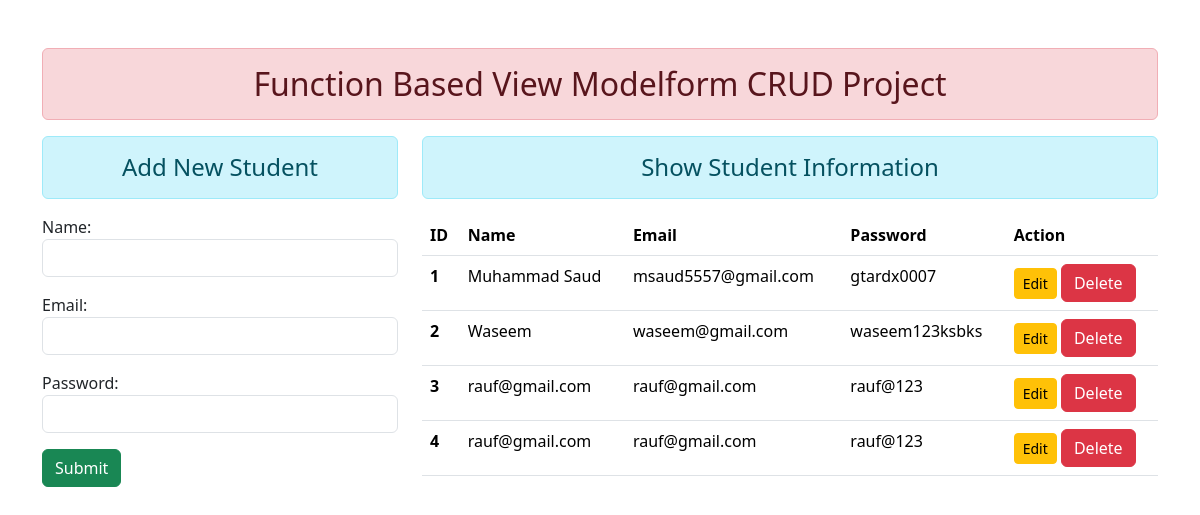
The page / on the database its author committed.
### enroll/models.py (models this page shows)
class User(models.Model):
    name=models.CharField(max_length=100)
    email=models.EmailField(max_length=100)
    password=models.CharField(max_length=70)

### enroll/views.py (the view)
# urls.py: path('',views.add_show,name="addandshow"),
def add_show(request):
    if request.method == 'POST':
        fm=StudentRegistraion(request.POST)
        if fm.is_valid():
            nm=fm.cleaned_data['name']
            em=fm.cleaned_data['email']
            ps=fm.cleaned_data['password']
            reg=User(name=em,email=em,password=ps)
            reg.save()
            fm=StudentRegistraion()
    else:
        fm=StudentRegistraion()
        stud=User.objects.all()
    return render(request, 'enroll/addandshow.html',{'form':fm,'stu':stud})

### enroll/forms.py
class StudentRegistraion(forms.ModelForm):
    class Meta:
        model=User
        fields=['name','email','password']
        widgets={
            'name':forms.TextInput(attrs={'class':'form-control'}),
            'email':forms.EmailInput(attrs={'class':'form-control'}),
            'password':forms.PasswordInput(render_value=True, attrs={'class':'form-control'})
        }

### enroll/templates/enroll/addandshow.html (shortened to what this page needs)
{% extends 'enroll/base.html' %}
{% block content %}
<div class="row">
    <div class="col-sm-4">
        <h4 class="text-center alert alert-info" >Add New Student </h4>
        <form action="" method="POST">
        {{form.as_p}}
        <input type="submit" class="btn btn-success" value="Submit" >
        </form>
    </div>
    <div class="col-sm-8">
        <h4 class="text-center  alert alert-info">Show Student Information</h4>
        {% if stu %}
         <table class="table table-hover">
            <thead>
              <tr>
                <th scope="col">ID</th>
                <th scope="col">Name</th>
                <th scope="col">Email</th>
                <th scope="col">Password</th>
                <th scope="col">Action</th>
              </tr>
            </thead>
            <tbody>
                {% for st in stu %}
              <tr>
                <th scope="row">{{forloop.counter}}</th>
                <td>{{st.name}}</td>
                <td>{{st.email}}</td>
                <td>{{st.password}}</td>
                <td>
                    <a href="{% url 'updatedata' st.id %}" class="btn btn-warning btn-sm">Edit</a>
                    <form action="{% url 'deletedata' st.id %}" method="POST" class="d-inline">{% csrf_token %}
                      <input type="submit" class="btn btn-danger" value="Delete">
                    </form>
                </td>
              </tr>
               {% endfor %}
            </tbody>
          </table>
        {% else %}
         <h4 class="text-center alert alert-warning">No Record</h4>
         {% endif %}
    </div>
</div>
{% endblock content %}

### enroll/templates/enroll/base.html (shortened to what this page needs)
<!DOCTYPE html>
{% load static %}
<html lang="en">
<head>
    <link rel="stylesheet" href="{% static 'enroll/css/bootstrap.css' %}">
</head>
<body>
    <div class="container mt-5">
        <h2 class="text-center alert alert-danger" >Function Based View Modelform CRUD Project</h2>
        {% block content %} {% endblock content %}
    </div>
</body>
</html>

### rows shown on the page
User: name "Muhammad Saud", email "msaud5557@gmail.com", password "gtardx0007"
User: name "Waseem", email "waseem@gmail.com", password "waseem123ksbks"
User: name "rauf@gmail.com", email "rauf@gmail.com", password "rauf@123"
User: name "rauf@gmail.com", email "rauf@gmail.com", password "rauf@123"
